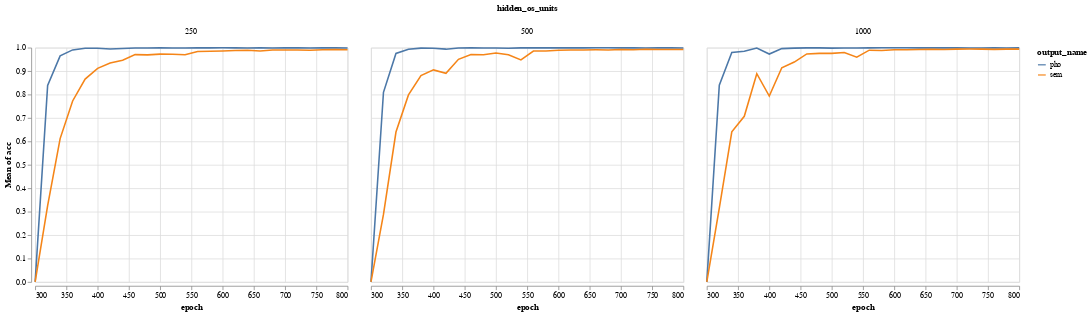

Write notebook code for a chart like this one.
### Code cell
alt.Chart(mdf).mark_line().encode(
    x='epoch:Q',
    y='mean(acc):Q',
    color='output_name:N',
    column=poi_cfg_name
)

### Figure 1 — Vega-Lite specification as saved in the notebook (floating-point values rounded to 4 significant figures; data arrays with more than 128 entries replaced by an {"elided": "..."} marker saying what was removed)
{"config": {"view": {"continuousWidth": 400, "continuousHeight": 300}}, "data": {"name": "data-a0c3644b0975b9f37cf386021cafc93d"}, "mark": "line", "encoding": {"color": {"type": "nominal", "field": "output_name"}, "column": {"type": "quantitative", "field": "hidden_os_units"}, "x": {"type": "quantitative", "field": "epoch"}, "y": {"type": "quantitative", "aggregate": "mean", "field": "acc"}}, "$schema": "https://vega.github.io/schema/vega-lite/v4.8.1.json", "datasets": {"data-a0c3644b0975b9f37cf386021cafc93d": {"elided": "156 records"}}}
